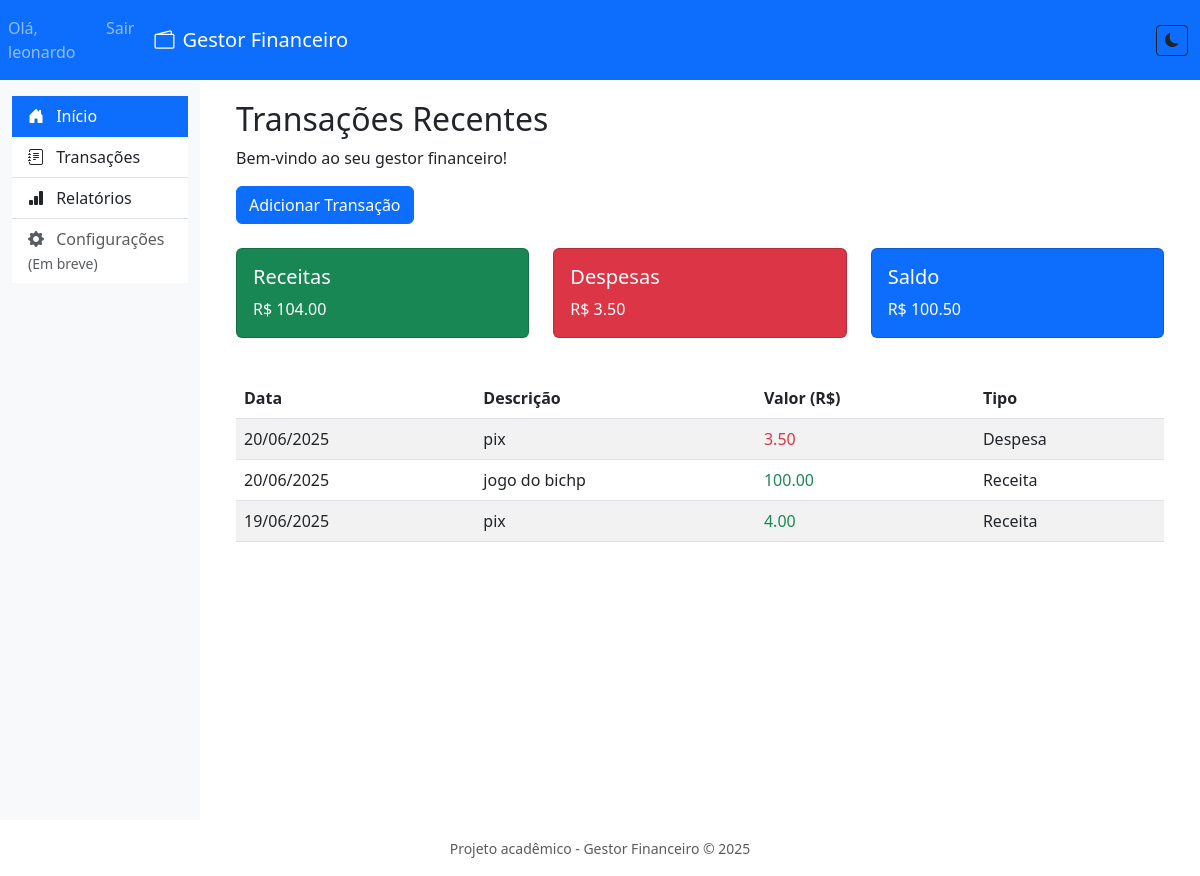
/ (signed in), run on the app's committed database.
### app/models.py (models this page shows, shortened)
class Usuario(UserMixin, db.Model):
    __tablename__ = 'usuarios'
    id = db.Column(db.Integer, primary_key=True)
    nome = db.Column(db.String(50), nullable=False)
    email = db.Column(db.String(120), unique=True, nullable=False)
    senha = db.Column(db.String(200), nullable=False)
    transacoes = db.relationship('Transacao', back_populates='usuario')
    categorias = db.relationship('Categoria', back_populates='usuario')

class Transacao(db.Model):
    __tablename__ = 'transacoes'
    id = db.Column(db.Integer, primary_key=True)
    descricao = db.Column(db.String(100), nullable=False)
    valor = db.Column(db.Numeric(10, 2), nullable=False)
    tipo = db.Column(db.String(10), nullable=False)
    data = db.Column(db.Date, nullable=False, default=datetime.utcnow)
    categoria_id = db.Column(db.Integer, db.ForeignKey('categorias.id'))
    categoria = db.relationship('Categoria', back_populates='transacoes')
    usuario_id = db.Column(db.Integer, db.ForeignKey('usuarios.id'))
    usuario = db.relationship('Usuario', back_populates='transacoes')

### app/routes.py (the view)
@main.route('/')
def index():
    if not current_user.is_authenticated:
        return redirect(url_for('main.login'))
    transacoes = Transacao.query.filter_by(
        usuario_id=current_user.id
    ).order_by(Transacao.data.desc()).limit(5).all()
    receitas_total = sum(
        t.valor for t in Transacao.query.filter_by(
            tipo='receita',
            usuario_id=current_user.id
        ).all()
    )
    despesas_total = sum(
        t.valor for t in Transacao.query.filter_by(
            tipo='despesa',
            usuario_id=current_user.id
        ).all()
    )
    return render_template(
        'index.html',
        transacoes=transacoes,
        receitas_total=receitas_total,
        despesas_total=despesas_total
    )

### app/__init__.py (called while the page is built)
def create_app():
    app = Flask(__name__, template_folder='../templates')
    app.config['SECRET_KEY'] = 'sua-chave-secreta-aqui'
    app.config['SQLALCHEMY_DATABASE_URI'] = 'sqlite:///../instance/db.sqlite3'
    app.config['SQLALCHEMY_TRACK_MODIFICATIONS'] = False
    db.init_app(app)
    login_manager.init_app(app)
    login_manager.login_view = 'main.login'
    from .models import Usuario
    @login_manager.user_loader
    def load_user(user_id):
        return Usuario.query.get(int(user_id))
    from .routes import main
    app.register_blueprint(main)
    @app.route('/sua-rota')
    def sua_view():
        from .forms import MeuFormulario  # Import local para evitar circular
        from flask import render_template
        form = MeuFormulario()
        return render_template('seu_template.html', form=form)
    with app.app_context():
        db.create_all()
    return app

### templates/index.html (shortened to what this page needs)
{% extends "base.html" %}
{% block content %}
<div class="container">
    <h2>Transações Recentes</h2>
    <p>Bem-vindo ao seu gestor financeiro!</p>
    <a href="{{ url_for('main.transacoes') }}" class="btn btn-primary mb-4">Adicionar Transação</a>
    <div class="row mb-4">
        <div class="col-md-4">
            <div class="card bg-success text-white mb-3">
                <div class="card-body">
                    <h5 class="card-title">Receitas</h5>
                    <p class="card-text">R$ {{ "%.2f"|format(receitas_total) }}</p>
                </div>
            </div>
        </div>
        <div class="col-md-4">
            <div class="card bg-danger text-white mb-3">
                <div class="card-body">
                    <h5 class="card-title">Despesas</h5>
                    <p class="card-text">R$ {{ "%.2f"|format(despesas_total) }}</p>
                </div>
            </div>
        </div>
        <div class="col-md-4">
            <div class="card bg-primary text-white mb-3">
                <div class="card-body">
                    <h5 class="card-title">Saldo</h5>
                    <p class="card-text">R$ {{ "%.2f"|format(receitas_total - despesas_total) }}</p>
                </div>
            </div>
        </div>
    </div>
    <div class="table-responsive">
        <table class="table table-striped">
            <thead>
                <tr>
                    <th>Data</th>
                    <th>Descrição</th>
                    <th>Valor (R$)</th>
                    <th>Tipo</th>
                </tr>
            </thead>
            <tbody>
                {% for transacao in transacoes %}
                <tr>
                    <td>{{ transacao.data.strftime('%d/%m/%Y') }}</td>
                    <td>{{ transacao.descricao }}</td>
                    <td class="{{ 'text-success' if transacao.tipo == 'receita' else 'text-danger' }}">
                        {{ "%.2f"|format(transacao.valor) }}
                    </td>
                    <td>{{ 'Receita' if transacao.tipo == 'receita' else 'Despesa' }}</td>
                </tr>
                {% endfor %}
            </tbody>
        </table>
    </div>
</div>
{% endblock %}

### templates/base.html (shortened to what this page needs)
<!DOCTYPE html>
<html lang="pt-br" data-bs-theme="light">
<head>
    <link href="https://cdn.jsdelivr.net/npm/bootstrap@5.3.0/dist/css/bootstrap.min.css" rel="stylesheet">
    <link rel="stylesheet" href="https://cdn.jsdelivr.net/npm/bootstrap-icons@1.10.0/font/bootstrap-icons.css">
</head>
<body>
    <nav class="navbar navbar-expand-lg navbar-dark bg-primary">
        <ul class="navbar-nav ms-auto">
            {% if current_user.is_authenticated %}
            <li class="nav-item">
                <span class="nav-link">Olá, {{ current_user.nome }}</span>
            </li>
            <li class="nav-item">
                <a class="nav-link" href="{{ url_for('main.logout') }}">Sair</a>
            </li>
            {% endif %}
        </ul>
        <div class="container-fluid">
            <a class="navbar-brand" href="/">
                <i class="bi bi-wallet2 me-2"></i>Gestor Financeiro
            </a>
            <div class="collapse navbar-collapse" id="navbarSupportedContent">
                <ul class="navbar-nav ms-auto">
                    <li class="nav-item">
                        <button id="themeToggle" class="btn btn-sm theme-toggle" title="Alternar tema escuro/claro"
                            aria-pressed="false">
                        </button>
                    </li>
                </ul>
            </div>
        </div>
    </nav>
    <div class="container-fluid">
        <div class="row">
            <div class="col-md-3 col-lg-2 d-md-block bg-light sidebar collapse" id="navbarSupportedContent">
                <div class="list-group list-group-flush mt-3">
                    <a href="{{ url_for('main.index') }}"
                        class="list-group-item list-group-item-action {% if request.endpoint == 'main.index' %}active{% endif %}">
                        <i class="bi bi-house-door-fill me-2"></i> Início
                    </a>
                    <a href="{{ url_for('main.transacoes') }}"
                        class="list-group-item list-group-item-action {% if request.endpoint == 'main.transacoes' %}active{% endif %}">
                        <i class="bi bi-journal-text me-2"></i> Transações
                    </a>
                    <a href="{{ url_for('main.relatorios') }}"
                        class="list-group-item list-group-item-action {% if request.endpoint == 'main.relatorios' %}active{% endif %}">
                        <i class="bi bi-bar-chart-fill me-2"></i> Relatórios
                    </a>
                    <a href="#" class="list-group-item list-group-item-action disabled">
                        <i class="bi bi-gear-fill me-2"></i> Configurações
                        <small class="text-muted">(Em breve)</small>
                    </a>
                </div>
            </div>
            <main class="col-md-9 col-lg-10 ms-sm-auto px-md-4 main-content">
                {% block content %}{% endblock %}
            </main>
        </div>
    </div>
    <footer class="text-center py-3 mt-auto text-muted">
        <small>Projeto acadêmico - Gestor Financeiro © 2025</small>
    </footer>
</body>
</html>

### templates/base.html (style rules this page uses)
.sidebar { min-height: calc(100vh - 60px); position: sticky; top: 60px; }
.main-content { padding-top: 20px; }
.theme-toggle { transition: all 0.3s ease; }

### data on the page
Usuario: nome "leonardo"
Transacao: valor "3.50", tipo "Despesa"
Transacao: valor "100.00", tipo "Receita"
Transacao: valor "4.00", tipo "Receita"

### other printed values
{{ "%.2f"|format(receitas_total) }} "104.00"
{{ "%.2f"|format(despesas_total) }} "3.50"
{{ "%.2f"|format(receitas_total - despesas_total) }} "100.50"
